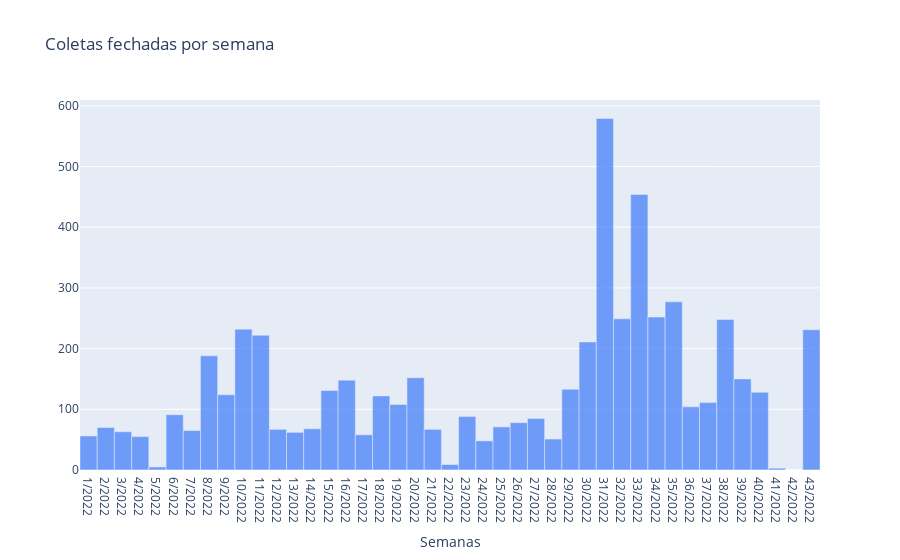

The notebook cell saved with this chart:
### Code cell
# week_status = pd.read_csv('data/week_status.csv')    
figures.plot_status_week(week_status, title='Coletas fechadas por semana',
    y_column='closed_at', x_column='week_year',
    xaxis_title_text='Semanas')

### Figure 1 — Plotly figure (JSON) as saved in the notebook; plotly's stock layout.template omitted (floating-point values rounded to 4 significant figures)
{"data": [{"marker": {"color": "#3E79FA"}, "opacity": 0.7, "type": "bar", "x": ["1/2022", "2/2022", "3/2022", "4/2022", "5/2022", "6/2022", "7/2022", "8/2022", "9/2022", "10/2022", "11/2022", "12/2022", "13/2022", "14/2022", "15/2022", "16/2022", "17/2022", "18/2022", "19/2022", "20/2022", "21/2022", "22/2022", "23/2022", "24/2022", "25/2022", "26/2022", "27/2022", "28/2022", "29/2022", "30/2022", "31/2022", "32/2022", "33/2022", "34/2022", "35/2022", "36/2022", "37/2022", "38/2022", "39/2022", "40/2022", "41/2022", "42/2022", "43/2022"], "y": [56, 70, 63, 55, 5, 91, 65, 188, 124, 232, 222, 67, 62, 68, 131, 148, 58, 122, 108, 152, 67, 9, 88, 48, 71, 78, 85, 51, 133, 211, 579, 249, 454, 252, 277, 104, 111, 248, 150, 128, 3, 0, 231]}], "layout": {"autosize": true, "bargap": 0, "title": {"text": "Coletas fechadas por semana"}, "xaxis": {"autorange": true, "range": [-0.5, 42.5], "title": {"text": "Semanas"}, "type": "category"}, "yaxis": {"autorange": true, "range": [0, 609.5], "type": "linear"}}}
